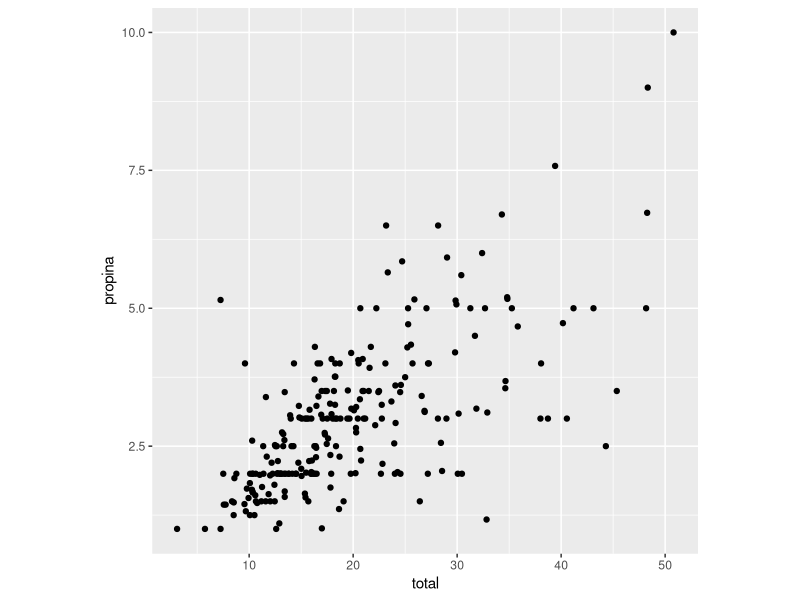
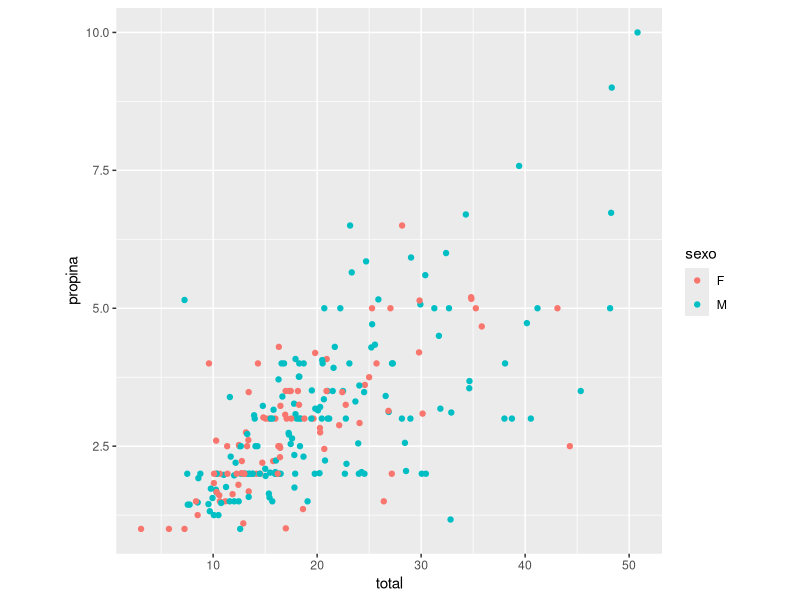
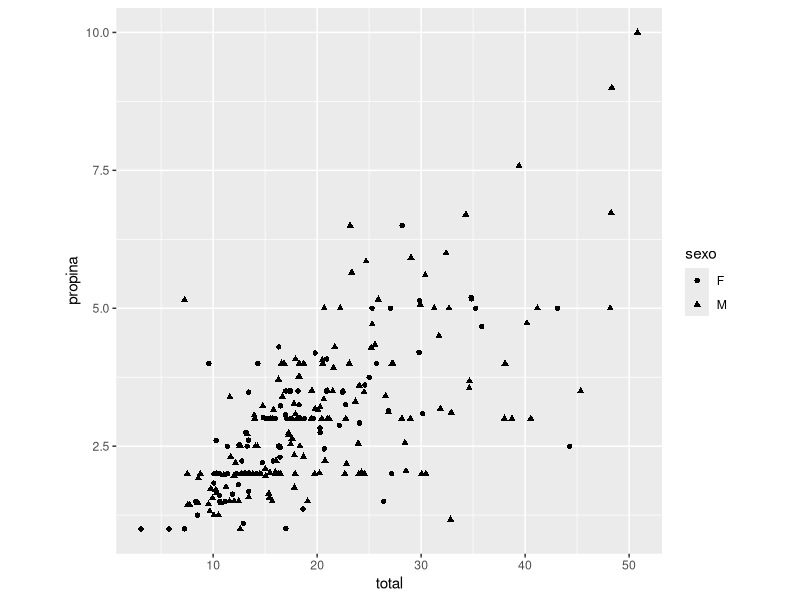
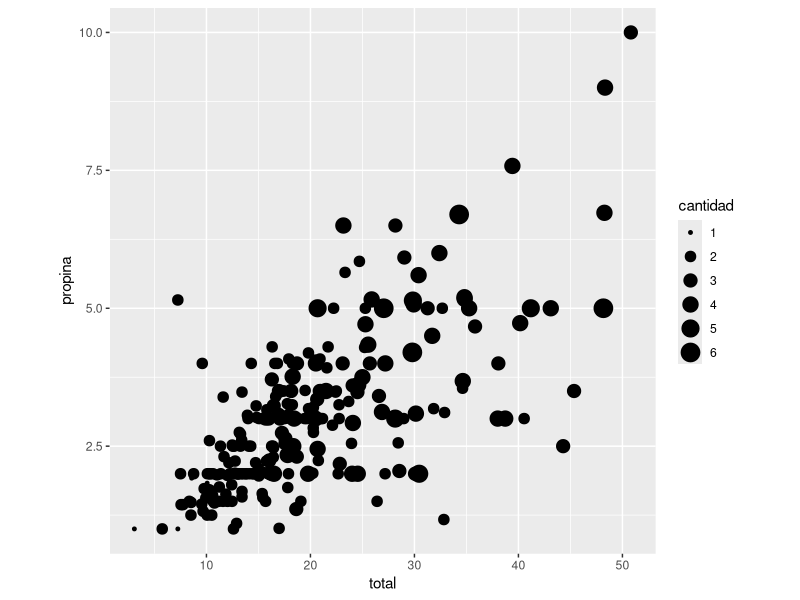
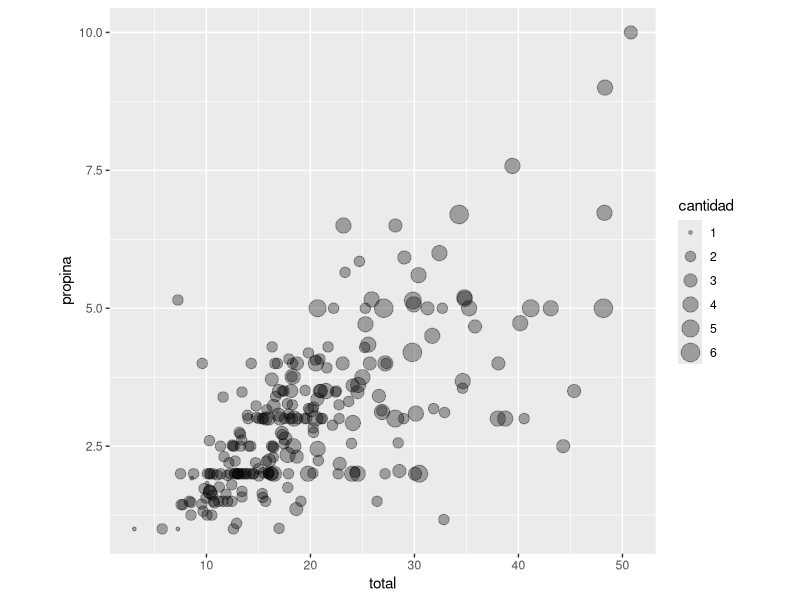
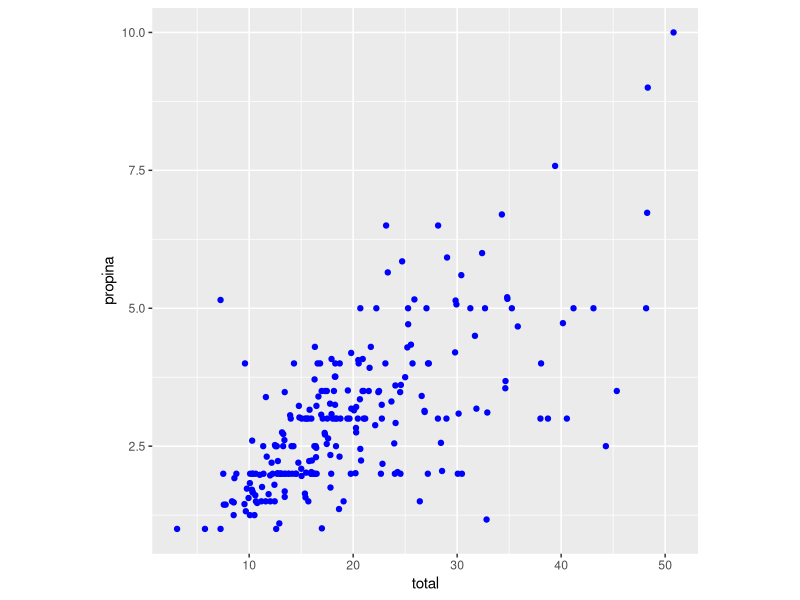
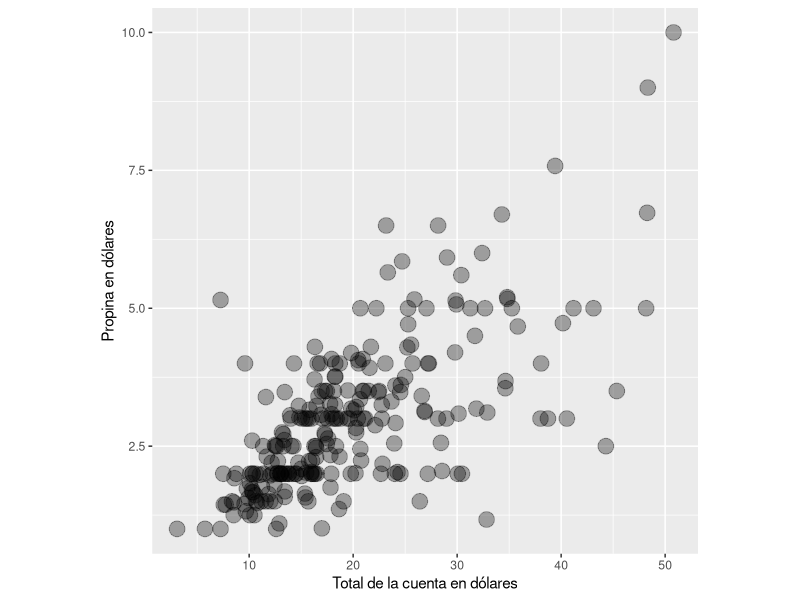
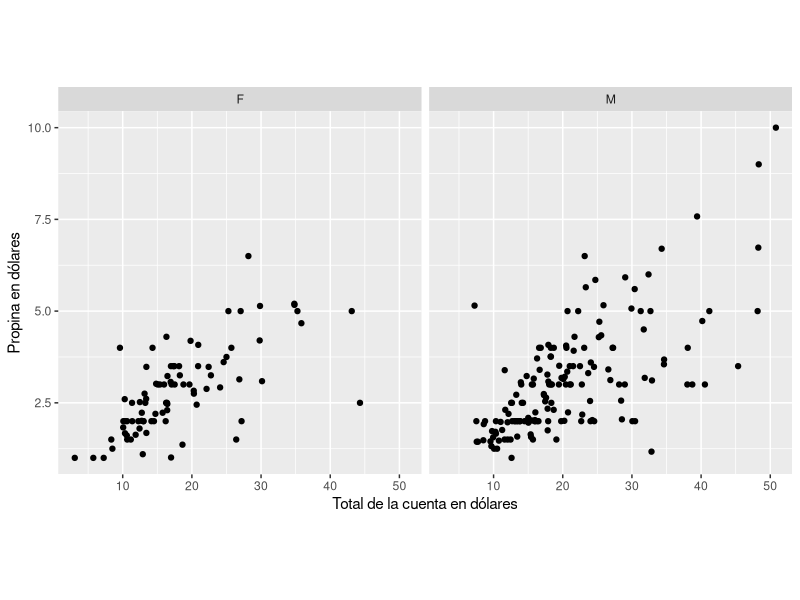

The R script that drew these images, in order:
library(tidyverse)
propinas <- read_csv("./Datos/propina.csv")
head(propinas)


# grafico base
ggplot(data = propinas, aes( x= total, y = propina)) +
  geom_point() +
  theme(aspect.ratio = 1)

# grafico / sexo colour
ggplot(data = propinas, aes( x= total, y = propina, colour=sexo)) +
  geom_point() +
  theme(aspect.ratio = 1)

# grafico / sexo shape
ggplot(data = propinas, aes( x= total, y = propina, shape=sexo)) +
  geom_point() +
  theme(aspect.ratio = 1)

# grafico / cantidad size
ggplot(data = propinas, aes( x= total, y = propina, size=cantidad)) +
  geom_point() +
  theme(aspect.ratio = 1)

# grafico / cantidad size alpha
ggplot(data = propinas, aes( x= total, y = propina, size=cantidad)) +
  geom_point(alpha = 1/3) +
  theme(aspect.ratio = 1)

# grafico / azul fijo
ggplot(data = propinas, aes( x= total, y = propina)) +
  geom_point(colour="blue") +
  theme(aspect.ratio = 1)

# grafico / Etiquetas
ggplot(data = propinas, aes(x = total, y = propina) ) +
  geom_point(size = 5, alpha = 1 / 3) + theme(aspect.ratio = 1) +
  labs(x = "Total de la cuenta en dólares"
       , y = "Propina en dólares")

# grafico / facet_wrap
ggplot(data = propinas, aes(x = total, y = propina) ) +
  geom_point() + theme(aspect.ratio = 1) +
  labs(x = "Total de la cuenta en dólares"
       , y = "Propina en dólares") +
  facet_wrap( ~sexo)

# grafico / facet_grid
ggplot(data = propinas, aes(x = total, y = propina) ) +
  geom_point() + theme(aspect.ratio = 1) +
  labs(x = "Total de la cuenta en dólares"
       , y = "Propina en dólares") +
  facet_grid( sexo~fuma)
